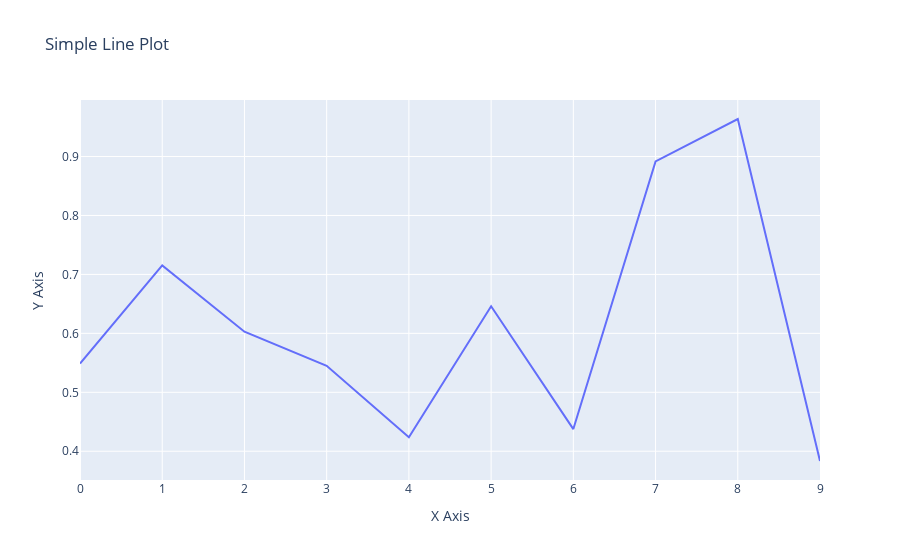

The notebook cell saved with this chart:
### Code cell
# Create the line plot
fig = go.Figure()

fig.add_trace(go.Scatter(x=x, y=y, mode='lines', name='Random Data'))

# Label the axes
fig.update_layout(
    title='Simple Line Plot',
    xaxis_title='X Axis',
    yaxis_title='Y Axis'
)

### Figure 1 — Plotly figure (JSON) as saved in the notebook; plotly's stock layout.template omitted (floating-point values rounded to 4 significant figures)
{"data": [{"mode": "lines", "name": "Random Data", "type": "scatter", "x": [0, 1, 2, 3, 4, 5, 6, 7, 8, 9], "y": [0.5488, 0.7152, 0.6028, 0.5449, 0.4237, 0.6459, 0.4376, 0.8918, 0.9637, 0.3834]}], "layout": {"title": {"text": "Simple Line Plot"}, "xaxis": {"title": {"text": "X Axis"}}, "yaxis": {"title": {"text": "Y Axis"}}}}
